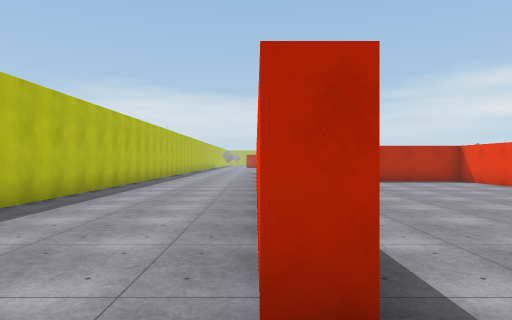
View 1 (above)

20 first-person views from a walk through a Unity game level. The camera is 1.5 m above the floor, looks level and sees 70° across. The floor is counted in squares, 2 m on a side. Each view is taken from the middle of a square. On the plan, view 1 faces up. The plan holds only what a view shows up to about 11 squares ahead; the rest is blank. The place goes on beyond the plan. The player character is not drawn. Surface patterns are stand-ins for the level's own textures.

View 2
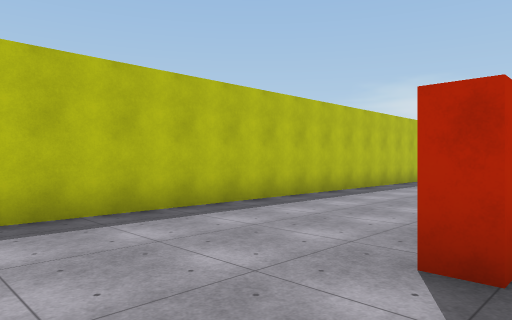

View 3
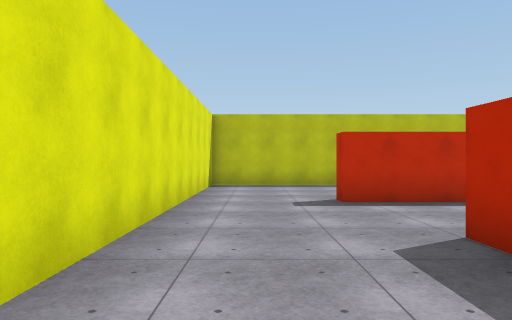

View 4
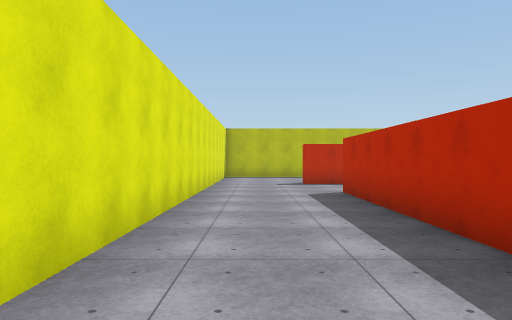

View 5
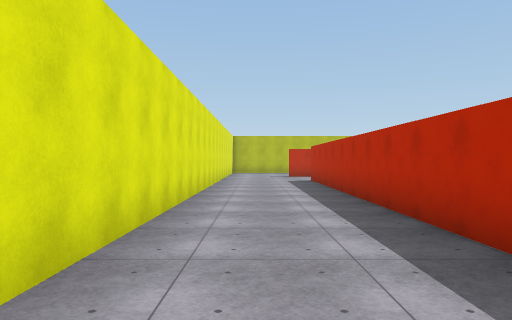

View 6
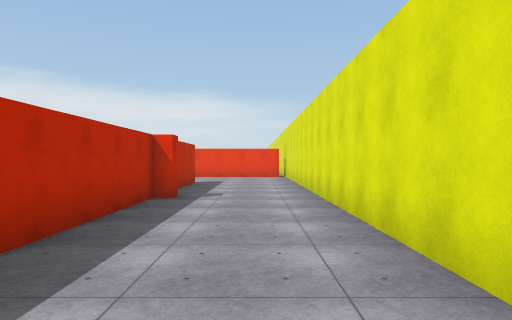

View 7
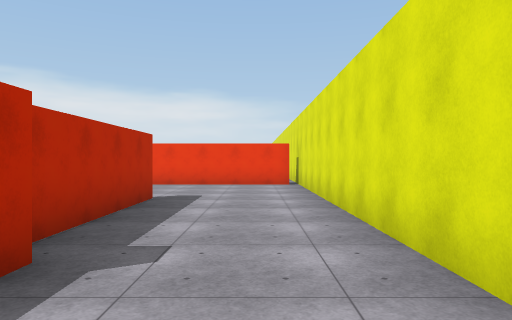

View 8
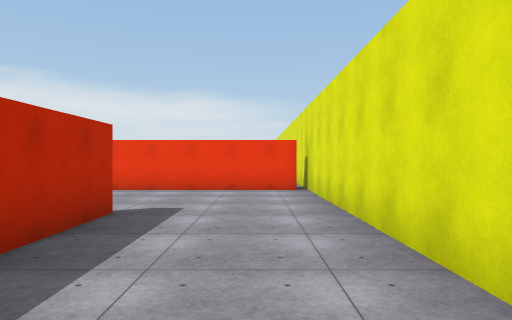

View 9
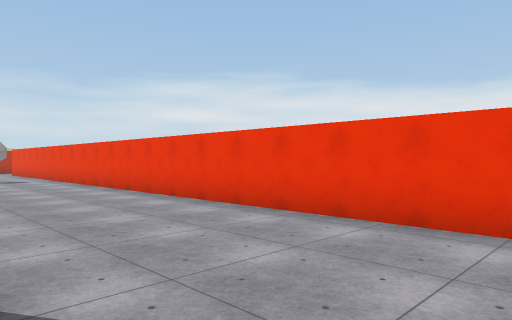

View 10
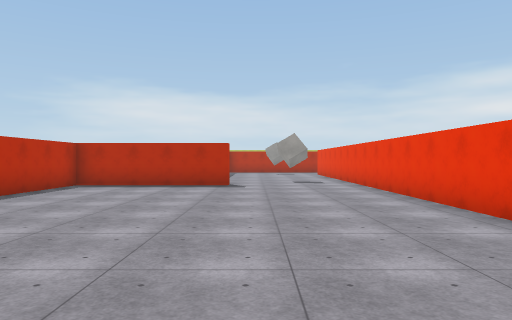

View 11
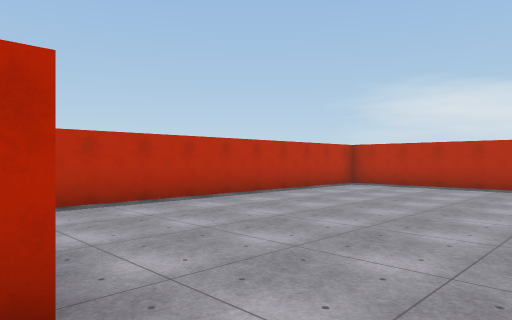

View 12
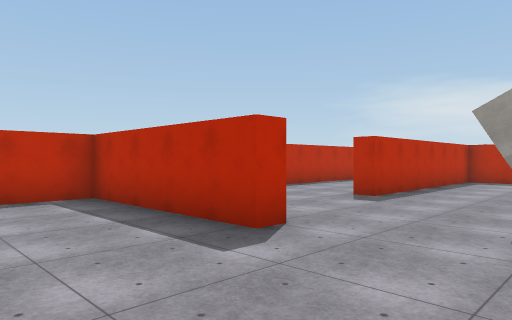

View 13
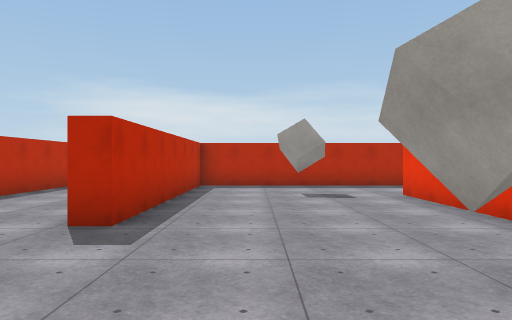

View 14
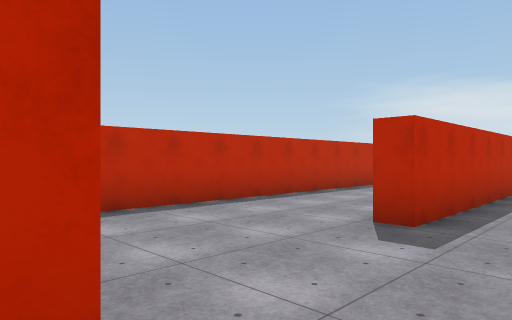

View 15
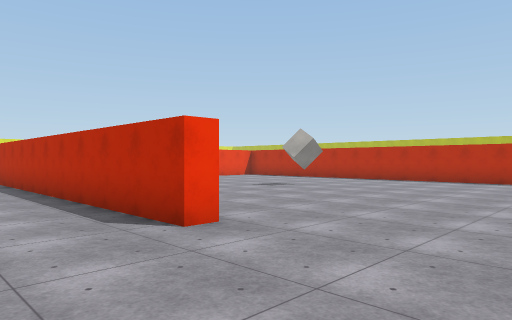

View 16
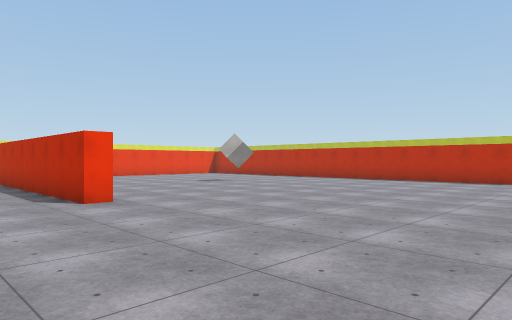

View 17
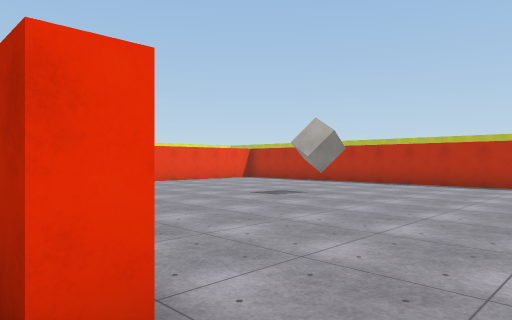

View 18
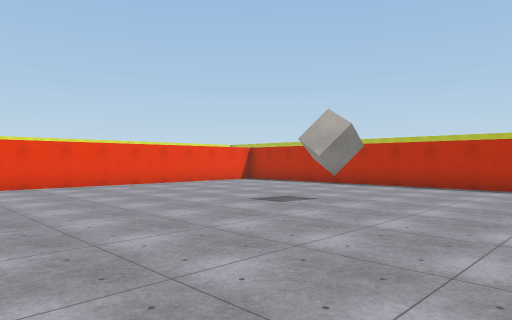

View 19
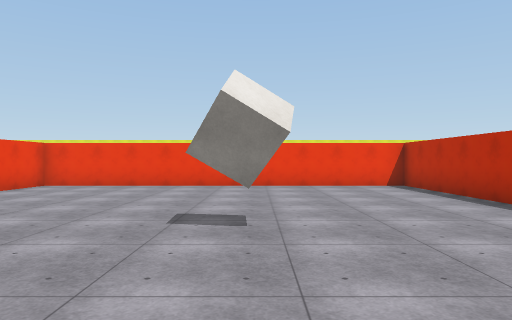

View 20
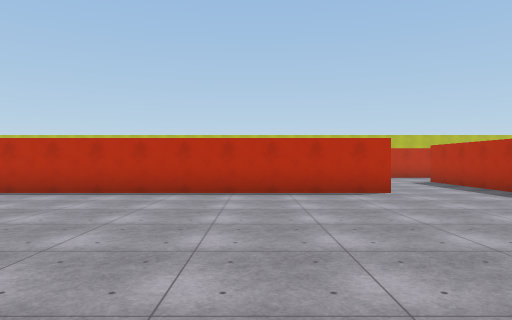

### Floor plan
Points are (right, up) in squares from view 1. A wall is a line through its corners. A room is listed if a view was taken in it or the views show most of it. See-through windows are left out.
Room 1 (views 1, 2, 3, 4, 5, 6, 7, 8, 9, 10, 11, 12, 13, 14)
walls: (18.2, 2) (3.4, 2); (23.2, 13.4) (23.2, 12.8) (18.7, 12.8) (18.7, 3.8); (18.8, 1.5) (18.2, 1.5); (23.2, 2) (19.2, 2); (18.7, 17.5) (18.7, 13.8); (27.2, -1.1) (27.2, 13); (27.2, 17.5) (27.2, 20.9); (28.4, 23.7) (22.4, 23.7) (22.4, 17.1) (21.9, 17.1); (0.5, 1.5) (0, 1.5); (-4, 1.4) (-4, -1.3) (29, -1.3)
ways out: opening at (20, 17) to room 2; opening at (0, 1)
objects: block (25, 15); block (25, 21)
Room 2 (views 15, 16, 17, 18, 19, 20)
walls: (18.1, 23.5) (18.7, 23.5) (18.7, 17.5); (7.7, 28.1) (7.7, 13.3) (18.2, 13.3) (18.2, 15.2); (7.5, 31) (6.5, 31)
ways out: opening at (20, 17) to room 1; opening at (7, 29.5)
objects: block (12, 20)

Where each view was taken, in squares from view 1:
view 1: 0 up, 0 right, facing up
view 2: 1 down, 1 right, facing up-left
view 3: 0 up, 7 right, facing left
view 4: 0 up, 12 right, facing left
view 5: 0 up, 17 right, facing left
view 6: 0 up, 11 right, facing right
view 7: 0 up, 16 right, facing right
view 8: 0 up, 18 right, facing right
view 9: 0 up, 23 right, facing up-right
view 10: 2 up, 24 right, facing up
view 11: 2 up, 25 right, facing up-left
view 12: 10 up, 26 right, facing up-left
view 13: 13 up, 24 right, facing up
view 14: 13 up, 24 right, facing up-left
view 15: 27 up, 21 right, facing down-left
view 16: 30 up, 21 right, facing down-left
view 17: 25 up, 19 right, facing down-left
view 18: 24 up, 18 right, facing down-left
view 19: 24 up, 12 right, facing down
view 20: 25 up, 16 right, facing left
